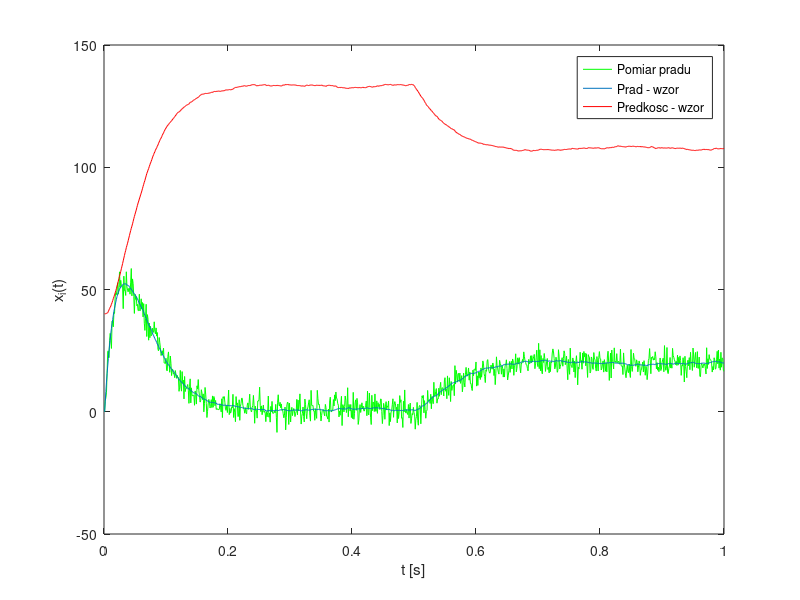

Recreate this plot in MATLAB.
% Silnik DC - dane wzorowe, przygotowanie
close all; clear all; clc;

% Wariancje szumow wewnetrznych i pomiarowych
var_v = 0.01;
var_n = 10;

% Parametry silnika
R = 3;      % [Om]
L = 0.05;   % [H]
kfi = 2.23; % [Vs^2]
J = 0.11;   % [Nm^2]
Tp = 0.001; % [s]
Tsim = 1;   % [s]
% Parametry symulacji
uz = 300; % [V]
mop = 0;  % 

% Wektory do zapisu
i = zeros(1, 1000); % prad
w = zeros(1, 1000); % predkosc katowa

% Macierze ciagle
A = [-R/L, -kfi/L; kfi/J, 0];
B = [1/L, 0; 0, -1/J];
C = [1, 0];
D = [0, 0];

% Wartosci poczatkowe i wektory do zapisow
x0 = [0; 40];
x = zeros(2, 1000);
y = zeros(1,1000);
x(:,1)=x0;

% Macierze dyskretne
I = eye(2);
Ad = I + A*Tp;
Bd = B*Tp;
Cd = C; Dd = D;

% Petla czasowa
for k = 2:1000
    
    % W polowie symulacji dodatkowe obciazenie - moment oporowy
    if k >=500
        % kfi*i_zad = 2.23*20
        mop = 44.6;
    end
    
    % Zaszumione rownania stanu
    x(:,k) = Ad*x(:,k-1) + Bd*[uz,mop]' + randn(2,1)*sqrt(var_v);
    y(k) = Cd*x(:,k)+randn()*sqrt(var_n);
    
end

% Wykresy
tt = Tp:Tp:Tsim;
plot(tt, y, 'g'); hold on;
plot(tt, x(1,:));
plot(tt, x(2,:), 'r');
xlabel('t [s]'); ylabel('x_i(t)');
legend('Pomiar pradu', 'Prad - wzor', 'Predkosc - wzor');
set(legend, 'Location', 'best'); % dopasowanie pozycji legendy
% Uwaga - logistycznie lepiej naniesc najpierw bardziej zaszumiony przebieg
% (tutaj y), bo inaczej moglby on zakryc wykres pradu 'prawdziwego'.

% Zapis danych do pliku csv
m = [tt', y', x(1,:)', x(2,:)'];
% csvwrite('silnik.csv', m)